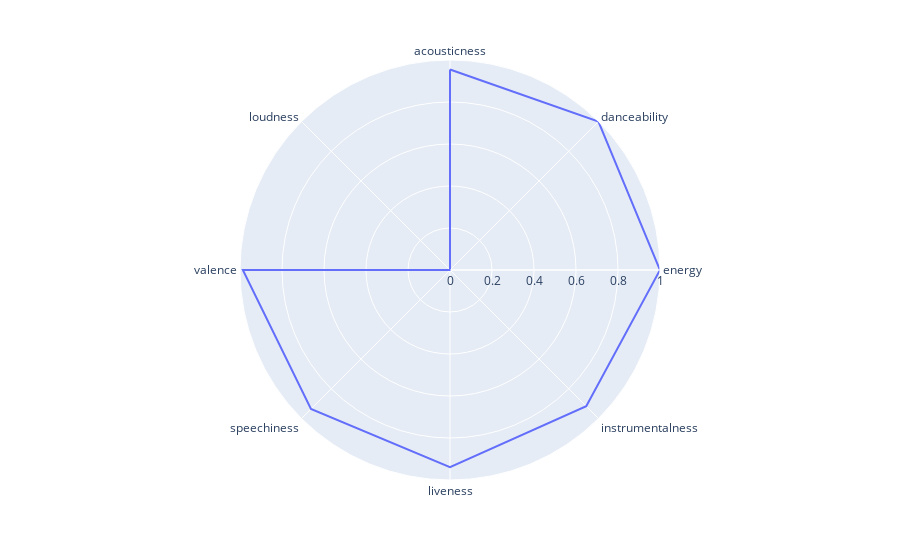

Here is the notebook cell this chart was saved with:
### Code cell
fig = px.line_polar(df_mean_copy, r='mean', theta=features, line_close=True);
fig.show();

### Figure 1 — Plotly figure (JSON) as saved in the notebook; plotly's stock layout.template omitted (floating-point values rounded to 4 significant figures)
{"data": [{"hovertemplate": "mean=%{r}<br>theta=%{theta}<extra></extra>", "legendgroup": "", "line": {"color": "#636efa", "dash": "solid"}, "marker": {"symbol": "circle"}, "mode": "lines", "name": "", "r": [0.9549, 0.9997, 1, 0.9175, 0.9389, 0.9363, 0.9864, 0, 0.9549], "showlegend": false, "subplot": "polar", "theta": ["acousticness", "danceability", "energy", "instrumentalness", "liveness", "speechiness", "valence", "loudness", "acousticness"], "type": "scatterpolar"}], "layout": {"legend": {"tracegroupgap": 0}, "margin": {"t": 60}, "polar": {"angularaxis": {"direction": "clockwise", "rotation": 90}, "domain": {"x": [0, 1], "y": [0, 1]}}}}
